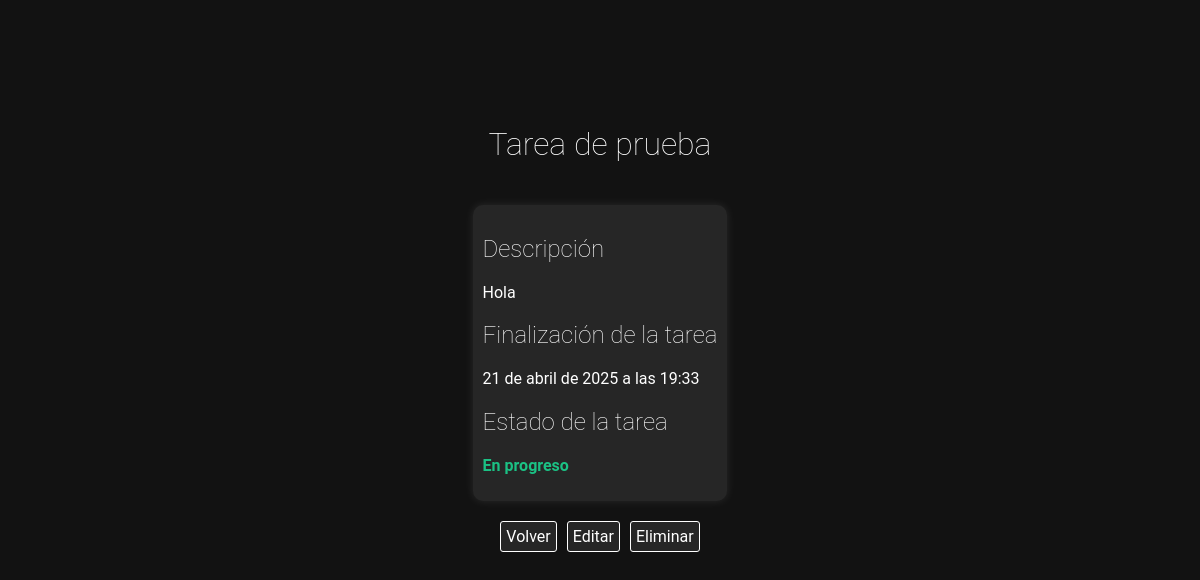
Page /task/read/22 (signed in) on the committed database.
### task/models.py (models this page shows, shortened)
class Task(models.Model):
    title = models.CharField(max_length=70)
    user = models.ForeignKey(User, on_delete=models.CASCADE)
    description = models.TextField(blank=True)
    delivery_date = models.DateTimeField()
    finished = models.BooleanField(default=False)

### task/views.py (the view)
# urls.py: path('task/read/<int:task_id>', views.read_task, name='read_task'),
@login_required
def read_task(request, task_id):
    task = Task.objects.get(id=task_id)
    return render(request, 'task/view_task.html', {'task':task})

### task/templates/task/view_task.html (shortened to what this page needs)
{% extends 'task/task_info.html' %}
{% block content %}
<h1 class="task-title fade-in-down">{{task.title}}</h1>
<div class="task-content fade-in-down">
    <h2 class="task-subtitle">Descripción</h2>
    <p class="task-description">{{task.description}}</p>
    <h2 class="task-subtitle">Finalización de la tarea</h2>
    <p class="task-date">{{task.delivery_date}}</p>
    <h2 class="task-subtitle">Estado de la tarea</h2>
    {% if task.finished == True %}
        <p class="task-status-finished"><b>La tarea se ha finalizado</b></p>
    {% else %}
        <p class="task-status-progress"><b>En progreso</b></p>
    {% endif %}
</div>
<nav class="fade-in-down">
    <a href="{% url 'index' %}" class="task-btn-back">Volver</a>
    <a href="{% url 'update_task' task.id %}" class="task-btn-update">Editar</a>
    <a href="{% url 'delete_task' task.id %}" class="task-btn-delete">Eliminar</a>
</nav>
{% endblock content %}

### task/static/task/CSS/task_info.css (style rules this page uses)
.fade-in-down { opacity: 0; transform: translateY(-10px); animation: fadeIn 1s ease-out forwards; }
a { text-decoration: none; }
h1, h2 { color: white; font-weight: 200 }
p { color: white; }
body { background-color: rgb(18, 18, 18); font-family: 'Roboto', sans-serif; font-weight: 400; display: flex; flex-direction: column; justify-content: center; align-items: center; gap: 20px; height: 80vh; }
.task-content, .form-container, .info-container { background-color: rgb(38, 38, 38); border-radius: 10px; padding: 10px; box-shadow: 0 0 10px rgba(255, 255, 255, 0.1); }
.task-status-progress { color: #1bc184; }
nav { display: flex; flex-direction: row; gap: 10px; align-items: center; justify-content: center; }
nav > * { background-color: rgb(38, 38, 38); color: white; border: 1px solid white; border-radius: 3px; padding: 5px; }

### rows in the picture
Task: title "Tarea de prueba", description "Hola", delivery_date "21 de abril de 2025 a las 19:33"
